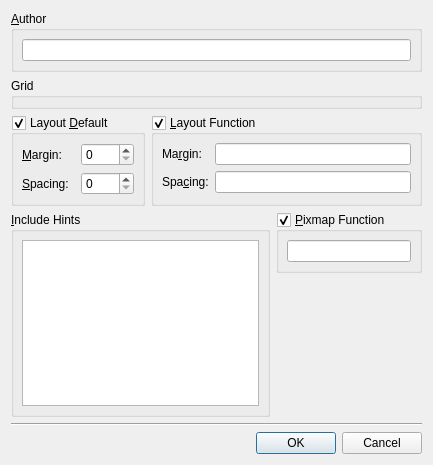
<ui version="4.0" >
 <comment>*********************************************************************
**
** Copyright (C) 2008 Nokia Corporation and/or its subsidiary(-ies).
** Contact: Qt Software Information (qt-info@nokia.com)
**
** This file is part of the Qt Designer of the Qt Toolkit.
**
** Commercial Usage
** Licensees holding valid Qt Commercial licenses may use this file in
** accordance with the Qt Commercial License Agreement provided with the
** Software or, alternatively, in accordance with the terms contained in
** a written agreement between you and Nokia.
**
**
** GNU General Public License Usage
** Alternatively, this file may be used under the terms of the GNU
** General Public License versions 2.0 or 3.0 as published by the Free
** Software Foundation and appearing in the file LICENSE.GPL included in
** the packaging of this file.  Please review the following information
** to ensure GNU General Public Licensing requirements will be met:
** http://www.fsf.org/licensing/licenses/info/GPLv2.html and
** http://www.gnu.org/copyleft/gpl.html.  In addition, as a special
** exception, Nokia gives you certain additional rights. These rights
** are described in the Nokia Qt GPL Exception version 1.3, included in
** the file GPL_EXCEPTION.txt in this package.
**
** Qt for Windows(R) Licensees
** As a special exception, Nokia, as the sole copyright holder for Qt
** Designer, grants users of the Qt/Eclipse Integration plug-in the
** right for the Qt/Eclipse Integration to link to functionality
** provided by Qt Designer and its related libraries.
**
** If you are unsure which license is appropriate for your use, please
** contact the sales department at qt-sales@nokia.com.
**
*********************************************************************</comment>
 <class>FormWindowSettings</class>
 <widget class="QDialog" name="FormWindowSettings" >
  <property name="geometry" >
   <rect>
    <x>0</x>
    <y>0</y>
    <width>433</width>
    <height>465</height>
   </rect>
  </property>
  <property name="windowTitle" >
   <string>Form Settings</string>
  </property>
  <layout class="QGridLayout" >
   <item row="6" column="0" colspan="2" >
    <widget class="QDialogButtonBox" name="buttonBox" >
     <property name="orientation" >
      <enum>Qt::Horizontal</enum>
     </property>
     <property name="standardButtons" >
      <set>QDialogButtonBox::Cancel|QDialogButtonBox::NoButton|QDialogButtonBox::Ok</set>
     </property>
    </widget>
   </item>
   <item row="5" column="0" colspan="2" >
    <widget class="Line" name="line" >
     <property name="orientation" >
      <enum>Qt::Horizontal</enum>
     </property>
    </widget>
   </item>
   <item row="2" column="0" colspan="2" >
    <layout class="QHBoxLayout" >
     <property name="margin" >
      <number>0</number>
     </property>
     <property name="spacing" >
      <number>6</number>
     </property>
     <item>
      <widget class="QGroupBox" name="layoutDefaultGroupBox" >
       <property name="title" >
        <string>Layout &amp;Default</string>
       </property>
       <property name="checkable" >
        <bool>true</bool>
       </property>
       <layout class="QGridLayout" >
        <property name="margin" >
         <number>8</number>
        </property>
        <property name="spacing" >
         <number>6</number>
        </property>
        <item row="1" column="0" >
         <widget class="QLabel" name="label_2" >
          <property name="text" >
           <string>&amp;Spacing:</string>
          </property>
          <property name="buddy" >
           <cstring>defaultSpacingSpinBox</cstring>
          </property>
         </widget>
        </item>
        <item row="0" column="0" >
         <widget class="QLabel" name="label" >
          <property name="text" >
           <string>&amp;Margin:</string>
          </property>
          <property name="buddy" >
           <cstring>defaultMarginSpinBox</cstring>
          </property>
         </widget>
        </item>
        <item row="1" column="1" >
         <widget class="QSpinBox" name="defaultSpacingSpinBox" />
        </item>
        <item row="0" column="1" >
         <widget class="QSpinBox" name="defaultMarginSpinBox" />
        </item>
       </layout>
      </widget>
     </item>
     <item>
      <widget class="QGroupBox" name="layoutFunctionGroupBox" >
       <property name="title" >
        <string>&amp;Layout Function</string>
       </property>
       <property name="checkable" >
        <bool>true</bool>
       </property>
       <layout class="QGridLayout" >
        <property name="margin" >
         <number>8</number>
        </property>
        <property name="spacing" >
         <number>6</number>
        </property>
        <item row="1" column="1" >
         <widget class="QLineEdit" name="spacingFunctionLineEdit" />
        </item>
        <item row="0" column="1" >
         <widget class="QLineEdit" name="marginFunctionLineEdit" />
        </item>
        <item row="0" column="0" >
         <widget class="QLabel" name="label_3" >
          <property name="text" >
           <string>Ma&amp;rgin:</string>
          </property>
          <property name="buddy" >
           <cstring>marginFunctionLineEdit</cstring>
          </property>
         </widget>
        </item>
        <item row="1" column="0" >
         <widget class="QLabel" name="label_3_2" >
          <property name="text" >
           <string>Spa&amp;cing:</string>
          </property>
          <property name="buddy" >
           <cstring>spacingFunctionLineEdit</cstring>
          </property>
         </widget>
        </item>
       </layout>
      </widget>
     </item>
    </layout>
   </item>
   <item row="0" column="0" colspan="2" >
    <widget class="QGroupBox" name="pixmapFunctionGroupBox_2" >
     <property name="title" >
      <string>&amp;Author</string>
     </property>
     <layout class="QVBoxLayout" >
      <property name="margin" >
       <number>8</number>
      </property>
      <property name="spacing" >
       <number>6</number>
      </property>
      <item>
       <widget class="QLineEdit" name="authorLineEdit" />
      </item>
     </layout>
    </widget>
   </item>
   <item rowspan="2" row="3" column="0" >
    <widget class="QGroupBox" name="includeHintsGroupBox" >
     <property name="title" >
      <string>&amp;Include Hints</string>
     </property>
     <layout class="QVBoxLayout" >
      <property name="margin" >
       <number>8</number>
      </property>
      <property name="spacing" >
       <number>6</number>
      </property>
      <item>
       <widget class="QTextEdit" name="includeHintsTextEdit" />
      </item>
     </layout>
    </widget>
   </item>
   <item row="3" column="1" >
    <layout class="QHBoxLayout" >
     <property name="margin" >
      <number>0</number>
     </property>
     <property name="spacing" >
      <number>6</number>
     </property>
     <item>
      <widget class="QGroupBox" name="pixmapFunctionGroupBox" >
       <property name="title" >
        <string>&amp;Pixmap Function</string>
       </property>
       <property name="checkable" >
        <bool>true</bool>
       </property>
       <layout class="QVBoxLayout" >
        <property name="margin" >
         <number>8</number>
        </property>
        <property name="spacing" >
         <number>6</number>
        </property>
        <item>
         <widget class="QLineEdit" name="pixmapFunctionLineEdit" />
        </item>
       </layout>
      </widget>
     </item>
    </layout>
   </item>
   <item row="4" column="1" >
    <spacer>
     <property name="orientation" >
      <enum>Qt::Vertical</enum>
     </property>
     <property name="sizeHint" >
      <size>
       <width>111</width>
       <height>115</height>
      </size>
     </property>
    </spacer>
   </item>
   <item row="1" column="0" colspan="2" >
    <widget class="qdesigner_internal::GridPanel" name="gridPanel" >
     <property name="title" >
      <string>Grid</string>
     </property>
    </widget>
   </item>
  </layout>
 </widget>
 <customwidgets>
  <customwidget>
   <class>qdesigner_internal::GridPanel</class>
   <extends>QGroupBox</extends>
   <header location="global" >gridpanel_p.h</header>
   <container>1</container>
  </customwidget>
 </customwidgets>
 <tabstops>
  <tabstop>authorLineEdit</tabstop>
  <tabstop>defaultMarginSpinBox</tabstop>
  <tabstop>defaultSpacingSpinBox</tabstop>
  <tabstop>marginFunctionLineEdit</tabstop>
  <tabstop>spacingFunctionLineEdit</tabstop>
  <tabstop>pixmapFunctionLineEdit</tabstop>
 </tabstops>
 <resources/>
 <connections>
  <connection>
   <sender>buttonBox</sender>
   <signal>accepted()</signal>
   <receiver>FormWindowSettings</receiver>
   <slot>accept()</slot>
   <hints>
    <hint type="sourcelabel" >
     <x>294</x>
     <y>442</y>
    </hint>
    <hint type="destinationlabel" >
     <x>150</x>
     <y>459</y>
    </hint>
   </hints>
  </connection>
  <connection>
   <sender>buttonBox</sender>
   <signal>rejected()</signal>
   <receiver>FormWindowSettings</receiver>
   <slot>reject()</slot>
   <hints>
    <hint type="sourcelabel" >
     <x>373</x>
     <y>444</y>
    </hint>
    <hint type="destinationlabel" >
     <x>357</x>
     <y>461</y>
    </hint>
   </hints>
  </connection>
 </connections>
</ui>
